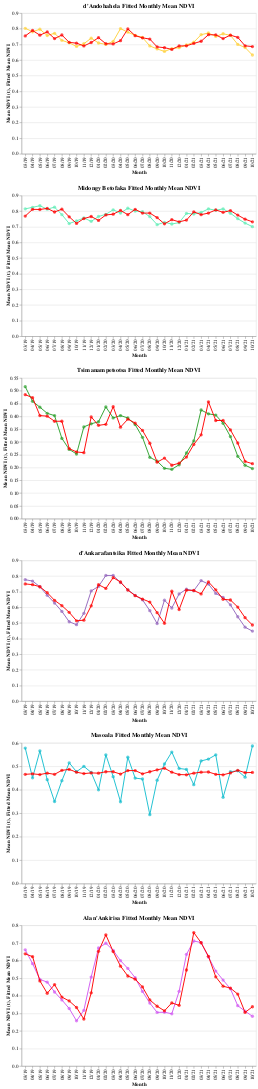

Source (notebook cell):
### Code cell
# AR(2) models

charts_3, mseAR = [], dict()

for i in list(zip(df["Region"].unique(), colors)):
  dfSubset = df[df["Region"] == i[0]]

  dfSubset["Mean NDVI (t-1)"] = dfSubset["Mean NDVI"].shift(1)
  dfSubset["Mean NDVI (t-2)"] = dfSubset["Mean NDVI"].shift(2)
  dfSubset = dfSubset.rename(columns={"Mean NDVI": "Mean NDVI (t)"}  # drop first two observations with NaN's
                    ).iloc[2:,].reset_index(drop=True)

  trainFeatures = dfSubset[["Mean NDVI (t-1)", "Mean NDVI (t-2)"]].values
  target = dfSubset["Mean NDVI (t)"].values.reshape(len(dfSubset), 1)

  ar_2 = LinearRegression().fit(trainFeatures, target)  # AR(2) model

  dfSubset["Fitted Mean NDVI"] = np.round(ar_2.predict(trainFeatures), 3)
  dfSubset["Residual"] = np.round(target - ar_2.predict(trainFeatures), 3)
  mseAR[i[0]] = np.mean(np.square(dfSubset["Residual"]))

  chart = alt.layer(alt.Chart(dfSubset).mark_line(color=i[1]
                                      ).encode(x=alt.X("Month:O",
                                                        sort=formattedAxisDates),
                                               y="Mean NDVI (t)"),
                    alt.Chart(dfSubset).mark_circle(color=i[1], size=50
                                      ).encode(x=alt.X("Month:O",
                                                        sort=formattedAxisDates),
                                               y="Mean NDVI (t)",
                                               tooltip=["Month", "Region", "Mean NDVI (t)"]),
                    alt.Chart(dfSubset).mark_line(color="red"
                                      ).encode(x=alt.X("Month:O",
                                                        sort=formattedAxisDates),
                                               y="Fitted Mean NDVI"),
                    alt.Chart(dfSubset).mark_circle(color="red", size=50
                                      ).encode(x=alt.X("Month:O",
                                                        sort=formattedAxisDates),
                                               y="Fitted Mean NDVI",
                                               tooltip=["Month", "Region", "Fitted Mean NDVI", "Residual"]))

  charts_3.append(chart.properties(title="{} Fitted Monthly Mean NDVI".format(i[0]),
                                   height=300, width=500))

alt.vconcat(*charts_3)
